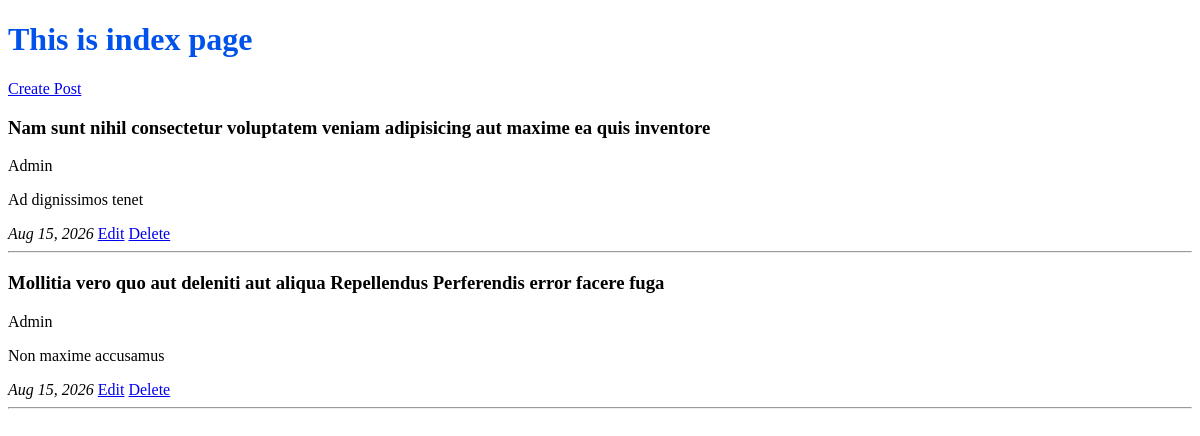
The page / on the database its author committed.
### blog/models.py (models this page shows, shortened)
class Post(models.Model):
    title = models.CharField(max_length=120)
    content = models.TextField()
    published_at = models.DateTimeField(default=timezone.now)
    author = models.ForeignKey(User, on_delete=models.CASCADE)
    class Meta:
        ordering = ["-published_at"]

### blog/views.py (the view)
# urls.py: path('', views.index, name="index"),
def index(request):
    posts = Post.objects.all()
    context = {
        "posts": posts
    }
    return render(request, "blog/index.html", context)

### blog/templates/blog/index.html (shortened to what this page needs)
{% extends "base.html" %}
{% load static %}
{% block content %}
<h1>This is index page</h1>
<a href="{% url "create_post" %}">Create Post</a>
    {% for post in posts %}
        <h3>{{post.title}}</h3>
        {{post.author | title}}
        <p>{{post.content}}</p>
        <i>{{post.published_at | date:"M d, Y"}}</i>
        <a href="{% url "edit_post" post.id %}">Edit</a>
        <a href="{% url "delete_post" post.id %}">Delete</a>
        <hr>
    {% endfor %}
{% endblock content %}

### blog/templates/base.html (shortened to what this page needs)
{% load static %}
<!DOCTYPE html>
<html lang="en">
<head>
    <link rel="stylesheet" href="{% static "css/style.css" %}">
</head>
<body>
    {% block content %}{% endblock content %}
</body>
</html>

### static/css/style.css (style rules this page uses)
h1 { color:#0052EA }

### rows shown on the page
Post: title "Nam sunt nihil consectetur voluptatem veniam adipisicing aut maxime ea quis inventore", author "Admin", content "Ad dignissimos tenet", published_at "Aug 15, 2026"
Post: title "Mollitia vero quo aut deleniti aut aliqua Repellendus Perferendis error facere fuga", author "Admin", content "Non maxime accusamus", published_at "Aug 15, 2026"
